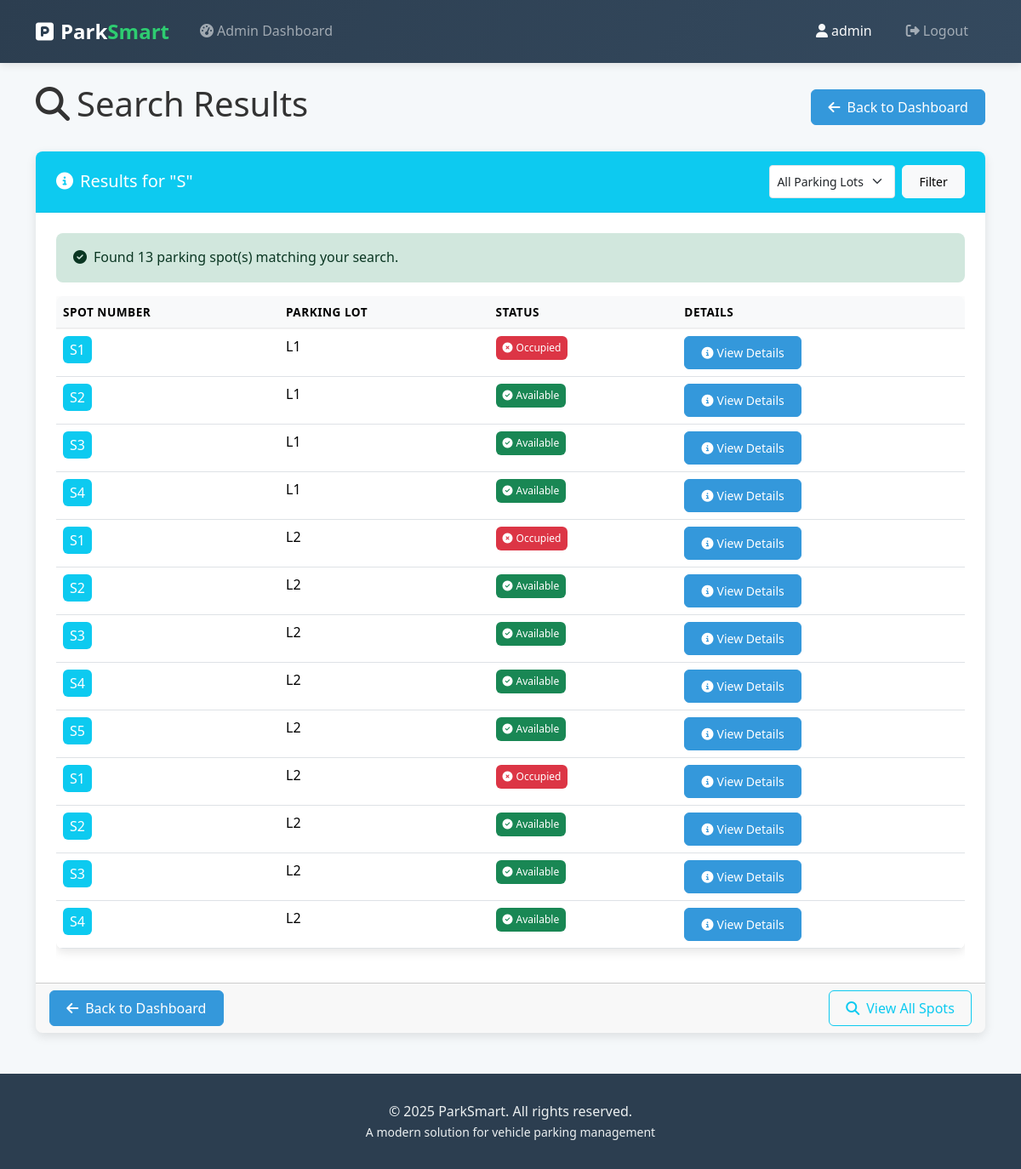
The page /admin/spot_search?query=S (signed in) on the database its author committed.
### app.py (models this page shows, shortened)
class User(db.Model, UserMixin):
    id = db.Column(db.Integer, primary_key=True)
    username = db.Column(db.String(50), unique=True, nullable=False)
    email = db.Column(db.String(100), unique=True, nullable=False)
    password_hash = db.Column(db.String(128), nullable=False)
    role = db.Column(db.String(20), nullable=False, default="user")
    bookings = db.relationship('Booking', backref='user', lazy=True)
    def is_admin(self):
        return self.role == 'admin'

class Parking_spot(db.Model):
    id = db.Column(db.Integer, primary_key=True)
    parking_lot_id = db.Column(db.Integer, db.ForeignKey('parking_lot.id'), nullable=False)
    spot_number = db.Column(db.String(10), nullable=False)
    status = db.Column(db.String(1), default='A')  # 'A' for Available, 'O' for Occupied
    user_id = db.Column(db.Integer, db.ForeignKey('user.id'), nullable=True) # Track who parked
    bookings = db.relationship('Booking', backref='parking_spot', lazy=True, cascade="all, delete-orphan")

class Parking_lot(db.Model):
    id = db.Column(db.Integer, primary_key=True)
    name = db.Column(db.String(100), nullable=False, unique=True)
    address = db.Column(db.String(200), nullable=False, unique=True)
    pincode = db.Column(db.String(10), nullable=False)
    price_per_hour = db.Column(db.Float, nullable=False, default=60.0)  # Default to Rs. 60 per hour
    max_no_spots = db.Column(db.Integer, nullable=False)
    created_at = db.Column(db.DateTime, default=lambda: datetime.now(pytz.timezone('Asia/Kolkata')))
    spots = db.relationship('Parking_spot', backref='lot', lazy=True, cascade="all, delete-orphan")

### app.py (the view)
@app.route('/admin/spot_search', methods=['GET'])
@login_required
def admin_spot_search():
    if not current_user.is_admin(): return redirect(url_for('home'))
    query = request.args.get('query', '').strip()
    lot_id = request.args.get('lot_id', None)
    spots = []
    lots = Parking_lot.query.all()
    if query:
        spots_query = Parking_spot.query.filter(Parking_spot.spot_number.ilike(f'%{query}%'))
        if lot_id and lot_id.isdigit():
            spots_query = spots_query.filter_by(parking_lot_id=int(lot_id))
        spots = spots_query.all()
        for spot in spots:
            if spot.status == 'O':
                spot.current_booking = Booking.query.filter_by(parking_spot_id=spot.id, out_time=None).first()
            else:
                spot.current_booking = None
    return render_template('admin/search_spot_results.html', spots=spots, query=query, lot_id=lot_id, lots=lots)

### app.py (called while the page is built)
@app.template_filter('ist_time')
def ist_time_filter(dt):
    if dt is None:
        return 'N/A'
    if dt.tzinfo is None:
        dt = pytz.timezone('Asia/Kolkata').localize(dt)
    else:
        ist = pytz.timezone('Asia/Kolkata')
        dt = dt.astimezone(ist)
    return dt.strftime('%Y-%m-%d %H:%M:%S IST')

@login_manager.user_loader
def load_user(user_id):
    return db.session.get(User, int(user_id))

### templates/admin/search_spot_results.html (shortened to what this page needs)
{% extends "base.html" %}
{% block content %}
<div class="d-flex justify-content-between align-items-center mb-4">
    <h1><i class="fas fa-search me-2"></i>Search Results</h1>
    <a href="{{ url_for('admin_dashboard') }}" class="btn btn-primary"><i class="fas fa-arrow-left me-2"></i>Back to Dashboard</a>
</div>
<div class="card mb-4">
    <div class="card-header bg-info text-white d-flex justify-content-between align-items-center">
        <h5 class="mb-0"><i class="fas fa-info-circle me-2"></i>Results for "{{ query }}"</h5>
        <form method="GET" action="{{ url_for('admin_spot_search') }}" class="d-flex gap-2">
            <select class="form-select form-select-sm" name="lot_id" onchange="this.form.submit()">
                <option value="">All Parking Lots</option>
            </select>
            <button type="submit" class="btn btn-sm btn-light">Filter</button>
        </form>
    </div>
    <div class="card-body">
        {% if spots %}
            <div class="alert alert-success">
                <i class="fas fa-check-circle me-2"></i>Found {{ spots|length }} parking spot(s) matching your search.
            </div>
            <div class="table-responsive">
                <table class="table table-hover">
                    <thead class="table-light">
                        <tr>
                            <th>Spot Number</th>
                            <th>Parking Lot</th>
                            <th>Status</th>
                            <th>Details</th>
                        </tr>
                    </thead>
                    <tbody>                        {% for spot in spots %}
                        <tr>
                            <td>
                                <span class="badge bg-info p-2 fs-6">{{ spot.spot_number }}</span>
                            </td>
                            <td>{{ spot.lot.name }}</td>
                            <td>
                                {% if spot.status == 'O' %}
                                    <span class="badge bg-danger p-2"><i class="fas fa-times-circle me-1"></i>Occupied</span>
                                {% else %}
                                    <span class="badge bg-success p-2"><i class="fas fa-check-circle me-1"></i>Available</span>
                                {% endif %}
                            </td>
                            <td>
                                <button type="button" class="btn btn-sm btn-primary" onclick="showSpotDetails('{{ spot.id }}')">
                                    <i class="fas fa-info-circle me-1"></i>View Details
                                </button>
                            </td>
                        </tr>
                        {% endfor %}
                    </tbody>
                </table>
            </div>
        {% else %}
            <div class="alert alert-warning" role="alert">
                <i class="fas fa-exclamation-triangle me-2"></i>No parking spots found matching "{{ query }}"{% if lot_id %} in the selected parking lot{% endif %}.
            </div>
        {% endif %}
    </div>
    <div class="card-footer">
        <div class="d-flex justify-content-between">
            <a href="{{ url_for('admin_dashboard') }}" class="btn btn-primary"><i class="fas fa-arrow-left me-2"></i>Back to Dashboard</a>
            <a href="{{ url_for('admin_spot_search') }}?query=S" class="btn btn-outline-info"><i class="fas fa-search me-2"></i>View All Spots</a>
        </div>
    </div>
</div>
{% endblock %}

### templates/base.html (shortened to what this page needs)
<!DOCTYPE html>
<html lang="en">
<head>
 <link rel="stylesheet" href="https://cdnjs.cloudflare.com/ajax/libs/font-awesome/6.4.0/css/all.min.css">
    <link href="https://cdn.jsdelivr.net/npm/bootstrap@5.3.2/dist/css/bootstrap.min.css" rel="stylesheet">
    <link rel="stylesheet" href="{{ url_for('static', filename='style.css') }}">
</head>
<body>
    <nav class="navbar navbar-expand-lg navbar-dark">
        <div class="container">
            <a class="navbar-brand" href="{{ url_for('home') }}"><i class="fas fa-parking me-2"></i>Park<span>Smart</span></a>
            <div class="collapse navbar-collapse" id="navbarMain">
                <ul class="navbar-nav me-auto mb-2 mb-lg-0">
                    {% if current_user.is_authenticated %}
                        {% if current_user.is_admin() %}
                            <li class="nav-item"><a class="nav-link" href="{{ url_for('admin_dashboard') }}"><i class="fas fa-tachometer-alt me-1"></i>Admin Dashboard</a></li>
                        {% else %}
                            <li class="nav-item"><a class="nav-link" href="{{ url_for('user_dashboard') }}"><i class="fas fa-tachometer-alt me-1"></i>Dashboard</a></li>
                        {% endif %}
                    {% endif %}
                </ul>
                <ul class="navbar-nav ms-auto">
                    {% if current_user.is_authenticated %}
                        <li class="nav-item"><span class="nav-link text-light"><i class="fas fa-user me-1"></i>{{ current_user.username }}</span></li>
                        <li class="nav-item"><a class="nav-link" href="{{ url_for('logout') }}"><i class="fas fa-sign-out-alt me-1"></i>Logout</a></li>
                    {% else %}
                        <li class="nav-item"><a class="nav-link" href="{{ url_for('login') }}"><i class="fas fa-sign-in-alt me-1"></i>Login</a></li>
                        <li class="nav-item"><a class="nav-link" href="{{ url_for('register') }}"><i class="fas fa-user-plus me-1"></i>Register</a></li>
                    {% endif %}
                </ul>
            </div>
        </div>
    </nav>    <main class="container py-4 flex-grow-1">
        {% block content %}{% endblock %}
    </main>
    <footer class="footer">
        <div class="container text-center">
            <p class="mb-0">&copy; 2025 ParkSmart. All rights reserved.</p>
            <p class="mb-0 small">A modern solution for vehicle parking management</p>
        </div>
    </footer>
</body>
</html>
</html>

### static/style.css (style rules this page uses)
:root { --primary-color: #3498db; --primary-dark: #2980b9; --secondary-color: #2ecc71; --secondary-dark: #27ae60; --accent-color: #e74c3c; --dark-color: #2c3e50; --light-color: #ecf0f1; --gray-color: #95a5a6; --text-color: #333333; --white-color: #ffffff; --shadow: 0 4px 12px rgba(0, 0, 0, 0.1); --transition: all 0.3s ease; }
body { font-family: 'Segoe UI', 'Roboto', 'Helvetica Neue', Arial, sans-serif; color: var(--text-color); background-color: #f5f8fa; line-height: 1.6; min-height: 100vh; display: flex; flex-direction: column; }
.navbar { box-shadow: 0 2px 10px rgba(0, 0, 0, 0.1); padding: 0.8rem 1rem; }
.navbar-dark { background: linear-gradient(120deg, var(--dark-color), #34495e) !important; }
.navbar-brand { font-weight: 700; font-size: 1.5rem; color: white !important; }
.navbar-brand span { color: var(--secondary-color); }
.nav-link { font-weight: 500; margin: 0 0.25rem; padding: 0.5rem 1rem !important; border-radius: 4px; transition: var(--transition); }
.card { border: none; border-radius: 8px; box-shadow: var(--shadow); margin-bottom: 24px; overflow: hidden; transition: var(--transition); }
.card-header { background-color: var(--white-color); border-bottom: 1px solid rgba(0, 0, 0, 0.05); font-weight: 600; padding: 1rem 1.5rem; }
.card-body { padding: 1.5rem; }
.btn { border-radius: 6px; font-weight: 500; padding: 0.5rem 1.2rem; transition: var(--transition); }
.btn-primary { background-color: var(--primary-color); border-color: var(--primary-color); }
.badge { font-weight: 500; padding: 0.4em 0.8em; }
.alert { border: none; border-radius: 8px; padding: 1rem 1.25rem; }
.table { background-color: white; border-radius: 8px; overflow: hidden; box-shadow: var(--shadow); }
.table thead th { background-color: #f8f9fa; border-bottom: 2px solid rgba(0, 0, 0, 0.05); font-weight: 600; text-transform: uppercase; font-size: 0.85rem; letter-spacing: 0.5px; }
.footer { background-color: var(--dark-color); color: var(--light-color); padding: 2rem 0; margin-top: auto; }

### rows shown on the page
User: username "admin"
Parking_spot: spot_number "S1", lot.name "L1", status "O" (drawn)
Parking_spot: spot_number "S2", lot.name "L1", status "A" (drawn)
Parking_spot: spot_number "S3", lot.name "L1", status "A" (drawn)
Parking_spot: spot_number "S4", lot.name "L1", status "A" (drawn)
Parking_spot: spot_number "S1", lot.name "L2", status "O" (drawn)
Parking_spot: spot_number "S2", lot.name "L2", status "A" (drawn)
Parking_spot: spot_number "S3", lot.name "L2", status "A" (drawn)
Parking_spot: spot_number "S4", lot.name "L2", status "A" (drawn)
Parking_spot: spot_number "S5", lot.name "L2", status "A" (drawn)
Parking_spot: spot_number "S1", lot.name "L2", status "O" (drawn)
Parking_spot: spot_number "S2", lot.name "L2", status "A" (drawn)
Parking_spot: spot_number "S3", lot.name "L2", status "A" (drawn)
Parking_spot: spot_number "S4", lot.name "L2", status "A" (drawn)

### other values the page prints
{{ query }} "S"
{{ spots|length }} "13"
